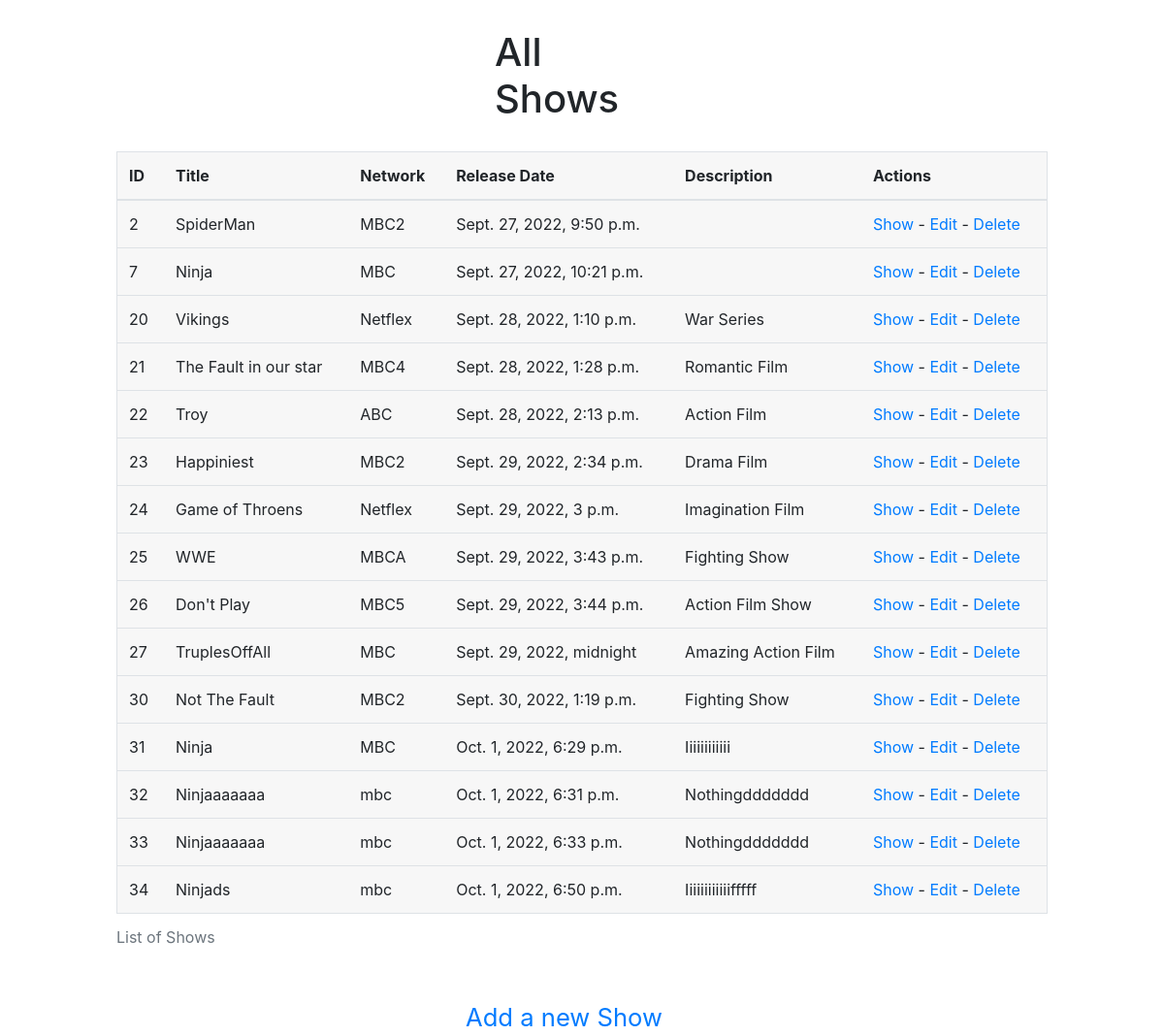
The page / on the database its author committed.
### tv_shows_app/models.py (models this page shows)
class Show(models.Model):
    title = models.CharField(max_length=45)
    network = models.CharField(max_length=45)
    release_date = models.DateTimeField(auto_now_add=True)
    description = models.TextField(default="Nothing")
    created_at = models.DateTimeField(auto_now_add=True)
    updated_at = models.DateTimeField(auto_now=True)
    objects = ShowManager()

### tv_shows_app/views.py (the view)
# urls.py: path('', views.allshows),
def allshows(request):
    context={
        'allshows':Show.objects.all()
    }
    return render(request, "allshows.html",context)

### tv_shows_app/templates/allshows.html (shortened to what this page needs)
<!DOCTYPE html>
<html lang="en">
<head>
    <link rel="stylesheet" href="https://cdn.jsdelivr.net/npm/bootstrap@4.3.1/dist/css/bootstrap.min.css">
</head>
<body>
    <h1>All Shows</h1>
    <table class="table" id="tab">
        <caption>List of Shows</caption>
        <thead>
          <tr>
            <th scope="col">ID</th>
            <th scope="col">Title</th>
            <th scope="col">Network</th>
            <th scope="col">Release Date</th>
            <th scope="col">Description</th>
            <th scope="col">Actions</th>
          </tr>
        </thead>
        <tbody>
        {% for i in allshows%}
        <tr>
            <td> {{i.id}} </td>
            <td> {{i.title}} </td>
            <td> {{i.network}} </td>
            <td> {{i.release_date}} </td>
            <td> {{i.description}} </td>
            <td><a href="/shows/{{i.id}}"> Show </a>-<a href="/edit/{{i.id}}"> Edit </a>-<a href="/destroy/{{i.id}}"> Delete </a></td>
        </tr>
            {% endfor %}
        </tbody>
      </table>
      <div class="a">
        <a href="/addnewShow">Add a new Show</a>
      </div>
</body>
</html>

### tv_shows_app/templates/allshows.html (style rules this page uses)
#tab { width: 80%; border: 1px solid #dee2e6; margin: 0 auto; margin-bottom: 40px; background-color: rgb(247, 247, 247); }
.a { width: 20%; margin: 0 auto; font-size: 1.6rem; }
h1 { width: 180px; margin: 0 auto; margin-bottom: 30px; margin-top: 30px; }

### rows shown on the page
Show: id "2", title "SpiderMan", network "MBC2", release_date "Sept. 27, 2022, 9:50 p.m."
Show: id "7", title "Ninja", network "MBC", release_date "Sept. 27, 2022, 10:21 p.m."
Show: id "20", title "Vikings", network "Netflex", release_date "Sept. 28, 2022, 1:10 p.m.", description "War Series"
Show: id "21", title "The Fault in our star", network "MBC4", release_date "Sept. 28, 2022, 1:28 p.m.", description "Romantic Film"
Show: id "22", title "Troy", network "ABC", release_date "Sept. 28, 2022, 2:13 p.m.", description "Action Film"
Show: id "23", title "Happiniest", network "MBC2", release_date "Sept. 29, 2022, 2:34 p.m.", description "Drama Film"
Show: id "24", title "Game of Throens", network "Netflex", release_date "Sept. 29, 2022, 3 p.m.", description "Imagination Film"
Show: id "25", title "WWE", network "MBCA", release_date "Sept. 29, 2022, 3:43 p.m.", description "Fighting Show"
Show: id "26", title "Don't Play", network "MBC5", release_date "Sept. 29, 2022, 3:44 p.m.", description "Action Film Show"
Show: id "27", title "TruplesOffAll", network "MBC", release_date "Sept. 29, 2022, midnight", description "Amazing Action Film"
Show: id "30", title "Not The Fault", network "MBC2", release_date "Sept. 30, 2022, 1:19 p.m.", description "Fighting Show"
Show: id "31", title "Ninja", network "MBC", release_date "Oct. 1, 2022, 6:29 p.m.", description "Iiiiiiiiiiii"
Show: id "32", title "Ninjaaaaaaa", network "mbc", release_date "Oct. 1, 2022, 6:31 p.m.", description "Nothingddddddd"
Show: id "33", title "Ninjaaaaaaa", network "mbc", release_date "Oct. 1, 2022, 6:33 p.m.", description "Nothingddddddd"
Show: id "34", title "Ninjads", network "mbc", release_date "Oct. 1, 2022, 6:50 p.m.", description "Iiiiiiiiiiiifffff"
